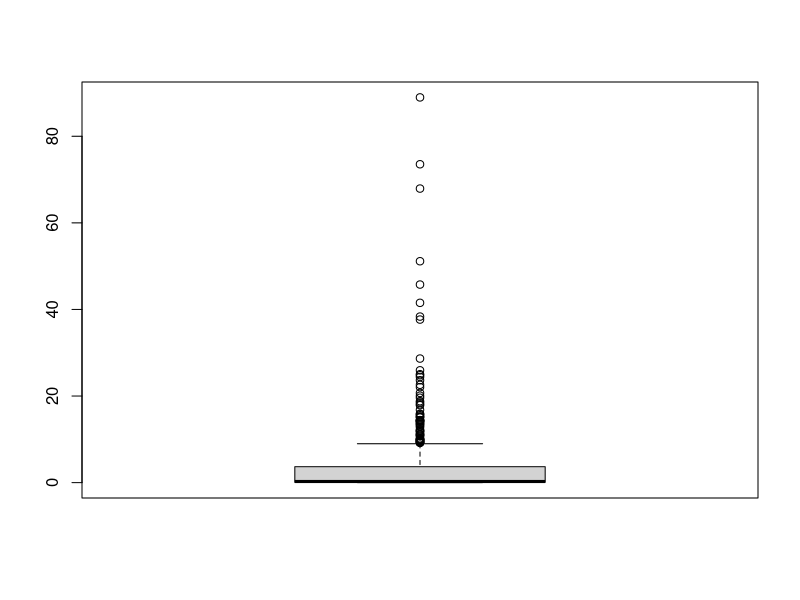
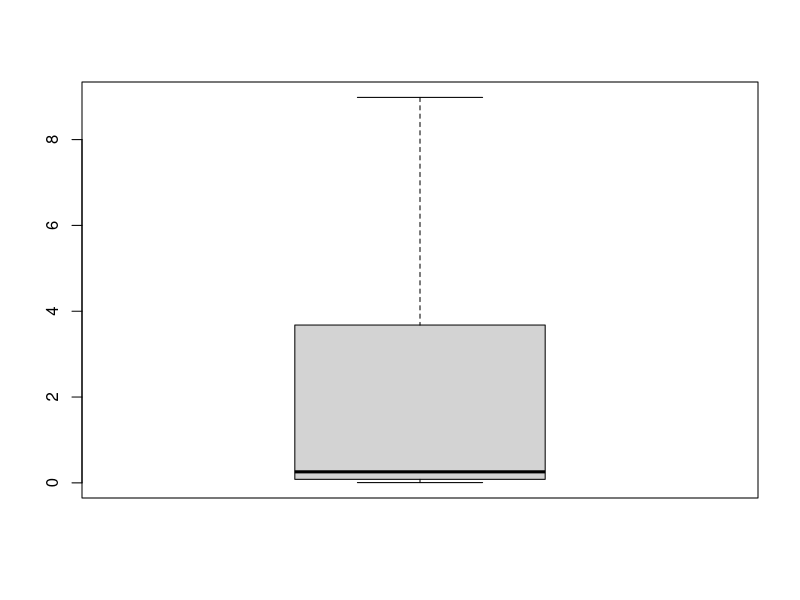
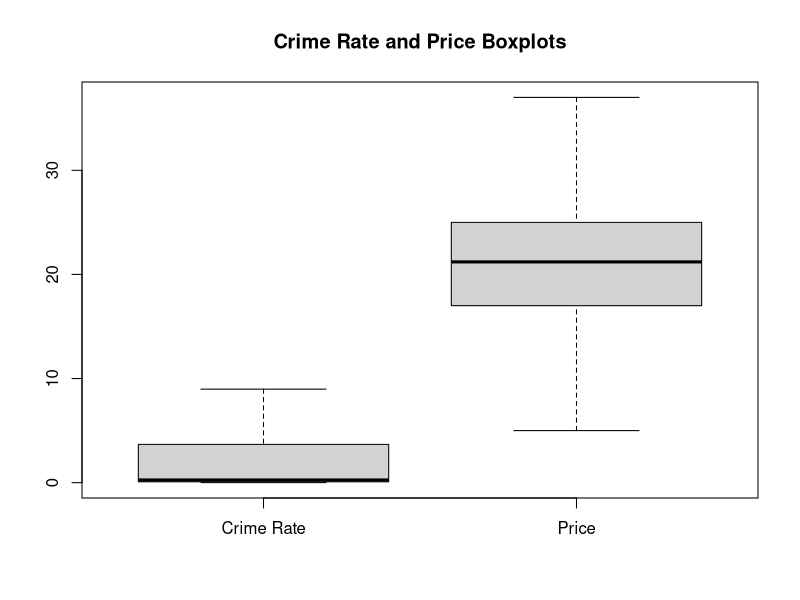

Write the R code that produced these figures, in order.
#The Boston Housing dataset includes housing prices and related factors in the Boston area. 
#The dataset was obtained from information collected by the U.S. Census Service concerning housing 
#in the area of Boston, Massachusetts. The dataset also comprises 506 observations on 14 variables.

#The variables include:
#Crim - The crim variable represents the per capita crime rate by town.
#Zn - The zn variable represents the proportion of residential land zoned for lots over 25,000 sq.ft.
#Indus - The indus variable represents the proportion of non-retail business acres per town.
#Chas - The chas variable represents whether the property is located along the Charles River or not.
#Nox - The nox variable represents the nitrogen oxides concentration (parts per 10 million) in the air.
#Rm -The rm variable represents the average number of rooms per dwelling.
#age: This variable represents the proportion of owner-occupied units built prior to 1940.
#Dis -The dis variable represents the weighted distances to five Boston employment centres.
#Rad - The rad variable represents the index of accessibility to radial highways.
#Tax - The tax variable represents the full-value property-tax rate per $10,000.
#Ptratio - The ptratio variable represents the pupil-teacher ratio by town.
#Black - The black variable represents the proportion of blacks by town.
#Lstat - The lstat variable represents the percentage of the lower status of the population.
#Medv - The medv variable represents the median value of owner-occupied homes in $1000s.

# descriptive statistics - boston data set
library(MASS)
data <- Boston
summary(data)
write.csv(summary(data),'results_descriptive_statistics.csv')
print("test")

#box plot
boxplot(data$crim)
boxplot(data$crim,outline = FALSE)
boxplot(data$crim,data$medv,outline = FALSE,names=c("Crime Rate","Price"), main = 'Crime Rate and Price Boxplots')



